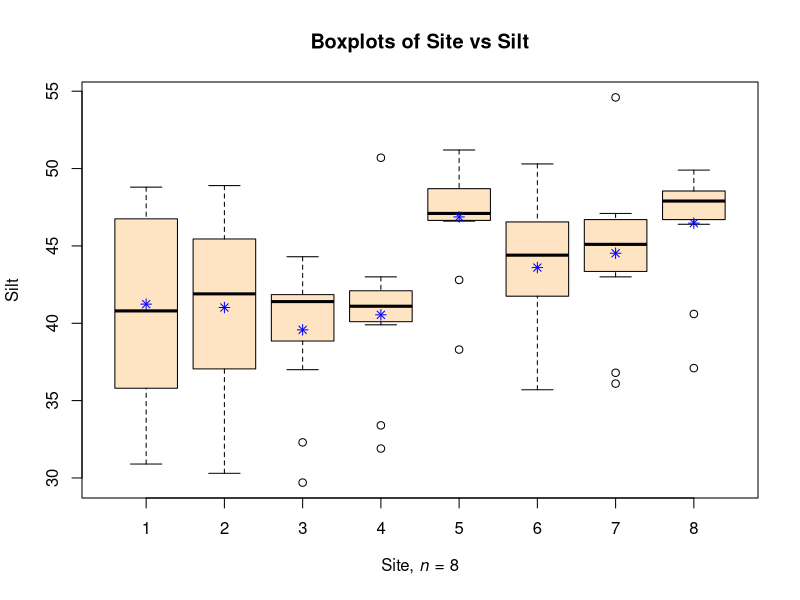

This chart was generated by the following R code:
## ---- chunk 1
setwd('D:/Statistical Methods/Assignments/Assignment 5')
siltData <- read.csv("SiltDataset.csv")
#Factor
siteFactor <- factor(siltData$site)
#ANOVA
analysis <- aov(siltData$silt ~ siteFactor)
#Summary
summary(analysis)
#Boxplot
customTitle <- expression(paste("Site, ", italic("n"), " = 8"))
bPlot<-boxplot(siltData$silt~siteFactor,xlab=customTitle,
        ylab="Silt",
        border = par("fg"), col = "bisque", log = "",
        main="Boxplots of Site vs Silt")
means <- tapply(siltData$silt, siteFactor, mean)
points( means, pch=8, col="blue")

